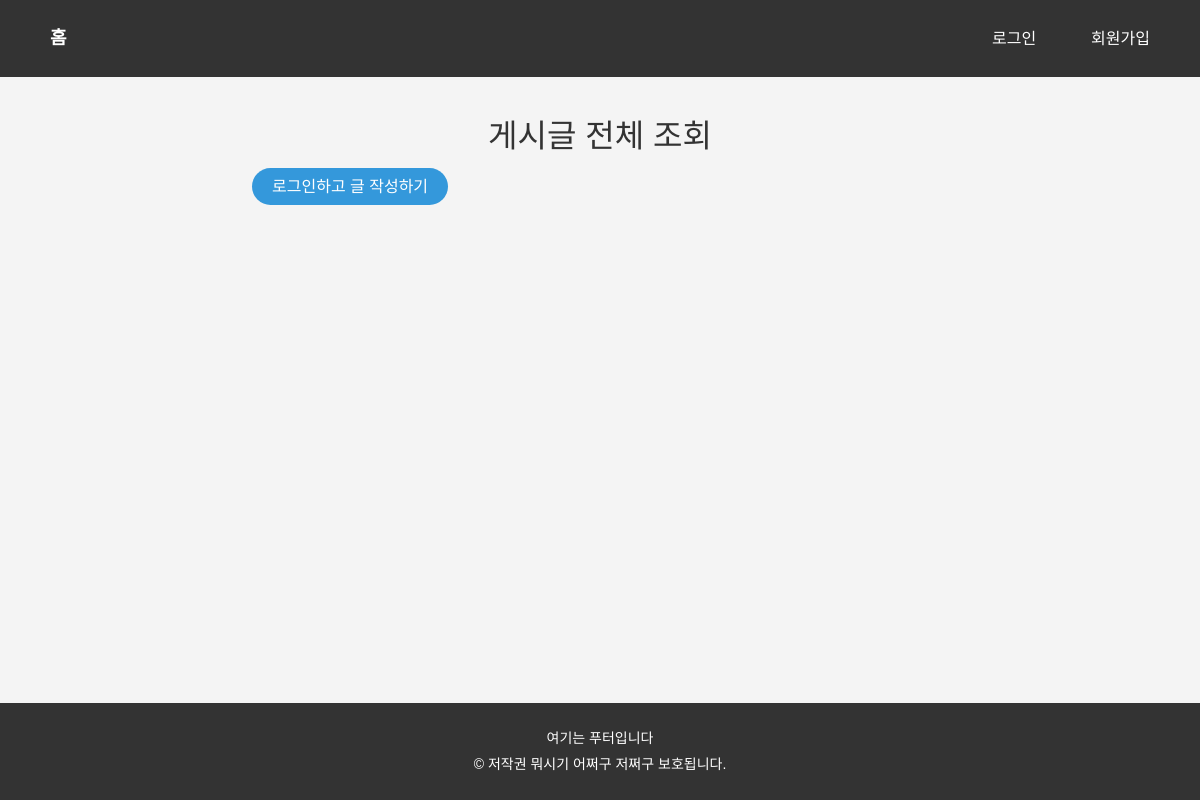
The app's page /posts/, older data.
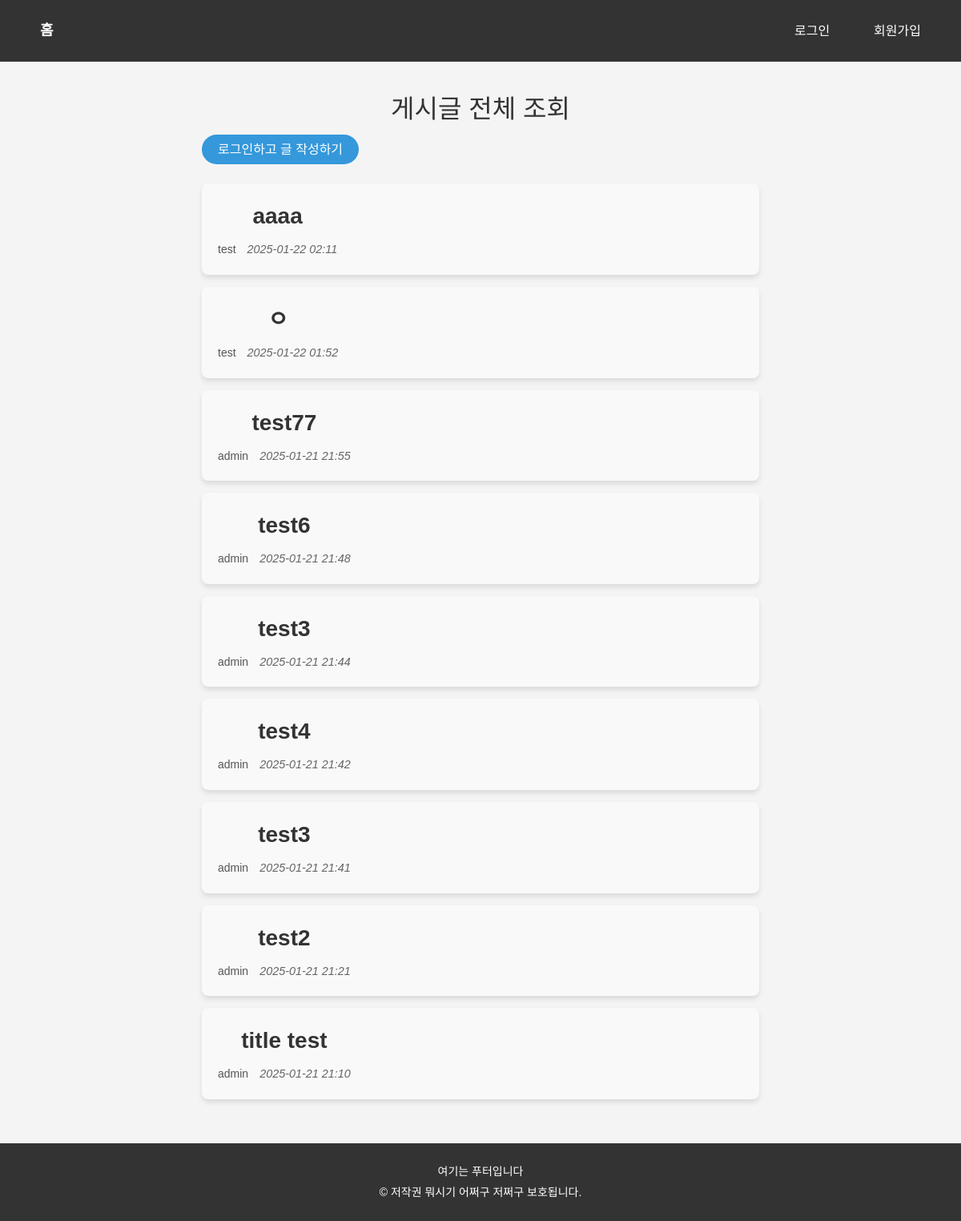
The same page, newer data.
### posts/models.py (models this page shows, shortened)
class Post(models.Model):
    title = models.CharField(max_length=50)
    content = models.TextField()
    author = models.ForeignKey(settings.AUTH_USER_MODEL, on_delete=models.CASCADE, related_name="post_list")
    created_at = models.DateTimeField(auto_now_add=True)
    updated_at = models.DateTimeField(auto_now=True)
    like_users = models.ManyToManyField(settings.AUTH_USER_MODEL, related_name="like_posts")

### users/models.py (models this page shows)
class User(AbstractUser):
    image = models.ImageField(upload_to="images/", blank=True, default="images/기본프로필.jpg")
    bio = models.TextField(max_length=150, blank=True, default="")

### posts/views.py (the view)
# urls.py: path("", views.post_list, name="post_list"),
def post_list(request):
    posts = Post.objects.all().order_by("-pk")
    context = {
        "posts": posts
    }
    return render(request, "posts/post_list.html", context)

### posts/templates/posts/post_list.html
{% extends "base.html" %}
{% block content %}
    <div class="container">
        <h1 class="page-title">게시글 전체 조회</h1>
        {% if request.user.is_authenticated %}
            <a href="{% url "posts:post_create" %}" class="create-btn">
                <button>새로운 글 작성</button>
            </a>
        {% else %}
            <a href="{% url "users:login" %}" class="login-btn">
                로그인하고 글 작성하기
            </a>
        {% endif %}
        <div class="posts-list">
            {% for post in posts %}
                <a href="{% url 'posts:post_detail' post.pk %}" class="post-card">
                    <div class="post-card-body">
                        <div class="post-info">
                            <p class="post-title">{{ post.title }}</p>
                            <div class="post-meta">
                                <span class="post-author">{{ post.author.username }}</span>
                                <span class="post-date">{{ post.created_at|date:"Y-m-d H:i" }}</span>
                            </div>
                        </div>
                    </div>
                </a>
            {% endfor %}
        </div>
    </div>
{% endblock content %}

### templates/base.html (shortened to what this page needs)
{% load static %}
<!DOCTYPE html>
<html lang="en">
<head>
    <link href="https://cdn.jsdelivr.net/npm/bootstrap@5.3.3/dist/css/bootstrap.min.css" rel="stylesheet">
    <link rel="stylesheet" href="{% static "css/style.css" %}">
</head>
<body>
    <div class="navbar">
        <a href="{% url 'index' %}" class="home-btn">홈</a>
        <div class="navbar-right">
            {% if request.user.is_authenticated %}
                <a href="{% url 'users:profile' %}">
                    <span class="user-greeting">
                        <img src="{% if request.user.image %}{{ request.user.image.url }}{% else %}{% static 'images/기본프로필.jpg' %}{% endif %}" alt="프로필 사진" class="profile-img">
                        {{ request.user.username }} 님, ㅎㅇ
                    </span>
                </a>
                <form action="{% url 'users:logout' %}" method="POST" class="logout-form">
                    {% csrf_token %}
                    <button type="submit" class="logout-btn">로그아웃</button>
                </form>
            {% else %}
                <a href="{% url 'users:login' %}" class="login-btn">로그인</a>
                <a href="{% url 'users:signup' %}" class="signup-btn">회원가입</a>
            {% endif %}
        </div>
    </div>
    <div class="container">
        {% block content %}
        {% endblock content %}
    </div>
    <footer>
        <div class="footer-content">
            <p>여기는 푸터입니다</p>
            <p>&copy; 저작권 뭐시기 어쩌구 저쩌구 보호됩니다.</p>
        </div>
    </footer>
</body>
</html>

### static/css/style.css (style rules this page uses)
body { font-family: 'Arial', sans-serif; margin: 0; padding: 0; background-color: #f4f4f4; min-height: 100vh; display: flex; flex-direction: column; }
.navbar { background-color: #333; padding: 15px 30px; display: flex; justify-content: space-between; align-items: center; }
.navbar .home-btn { color: white; text-decoration: none; font-size: 18px; font-weight: bold; margin-right: 20px; padding: 10px 20px; border-radius: 25px; background-color: transparent; transition: background-color 0.3s ease, transform 0.3s ease; }
.navbar .navbar-right { display: flex; align-items: center; }
.navbar .navbar-right a, .navbar .navbar-right button { background-color: transparent; border: none; color: white; font-size: 16px; margin-left: 15px; cursor: pointer; padding: 10px 20px; border-radius: 25px; transition: background-color 0.3s ease, transform 0.3s ease; }
.login-btn, .signup-btn { background-color: #3498db; color: white; padding: 10px 20px; border-radius: 25px; transition: background-color 0.3s ease; }
.container { padding: 20px; flex: 1; }
footer { background-color: #333; color: white; text-align: center; padding: 20px; margin-top: auto; }
footer .footer-content p { margin: 5px 0; font-size: 14px; }
a { text-decoration: none; }
.container { width: 80%; margin: 0 auto; padding: 20px; font-family: Arial, sans-serif; }
.page-title { text-align: center; font-size: 2rem; color: #333; margin-bottom: 20px; }
.posts-list { margin-top: 30px; }
.post-card { display: block; background-color: #f9f9f9; padding: 20px; margin: 15px 0; border-radius: 8px; box-shadow: 0 4px 6px rgba(0, 0, 0, 0.1); text-decoration: none; color: #333; transition: transform 0.3s, box-shadow 0.3s; }
.post-card-body { display: flex; justify-content: space-between; align-items: center; }
.post-title { font-size: 1.2rem; font-weight: bold; color: #333; }
.post-meta { text-align: right; font-size: 0.9rem; color: #666; }
.post-author { margin-right: 10px; }
.post-date { font-style: italic; }
.post-title { font-size: 2rem; color: #333; margin-bottom: 20px; }
.post-author { font-size: 1.2rem; color: #555; margin-bottom: 10px; }
.post-title { font-size: 28px; margin-bottom: 10px; text-align: center; }
.post-author { font-size: 14px; color: #555; margin-bottom: 15px; }

Row changes from the older to the newer data that the page shows:
added Post: title "aaaa", author.username "test", created_at "2025-01-22 02:11"
added Post: title "ㅇ", author.username "test", created_at "2025-01-22 01:52"
added Post: title "test77", author.username "admin", created_at "2025-01-21 21:55"
added Post: title "test6", author.username "admin", created_at "2025-01-21 21:48"
added Post: title "test3", author.username "admin", created_at "2025-01-21 21:44"
added Post: title "test4", author.username "admin", created_at "2025-01-21 21:42"
added Post: title "test3", author.username "admin", created_at "2025-01-21 21:41"
added Post: title "test2", author.username "admin", created_at "2025-01-21 21:21"
added Post: title "title test", author.username "admin", created_at "2025-01-21 21:10"
